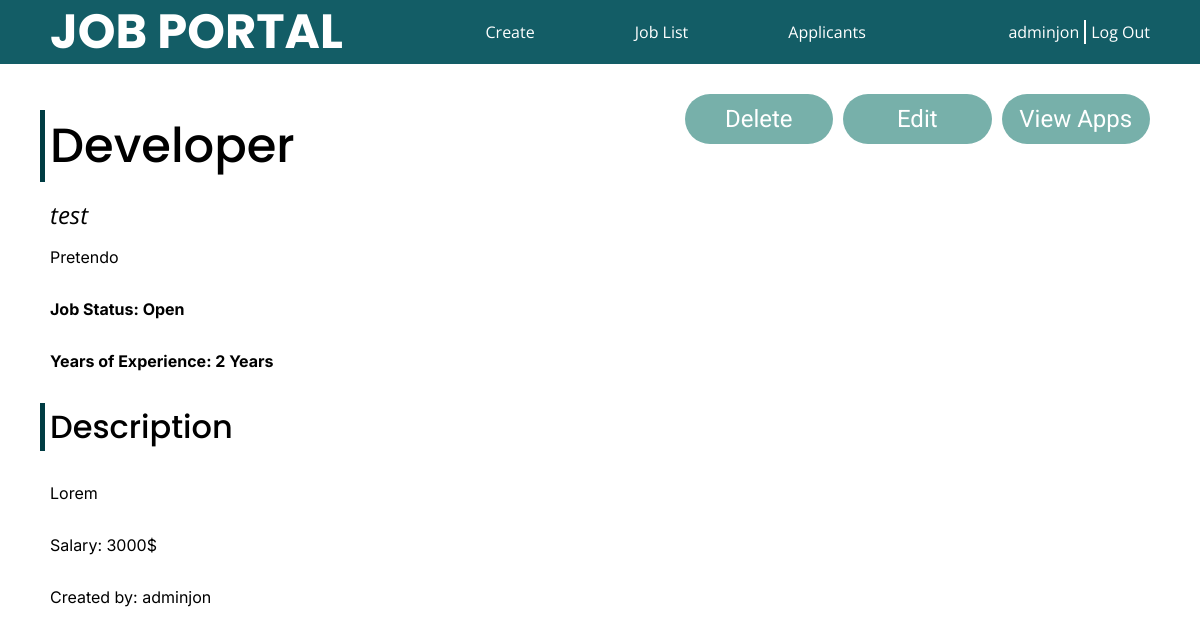
The page /jobs/details/test/ (signed in) on the database its author committed.
### accounts/models.py (models this page shows)
class Account(AbstractUser):
    ACCOUNT_TYPES = (
        (0, 'user'),
        (1, 'coadmin'),
    )
    username = models.CharField(max_length=255, primary_key=True, help_text='Username has to be at minimum 8 characters.')
    password = models.CharField(max_length=255)
    account_type = models.IntegerField(choices=ACCOUNT_TYPES, default=0)
    email = models.EmailField()
    company = models.CharField(max_length=255, null=True, default=None, blank=True)

### jobs/models.py (models this page shows)
class Job(models.Model):
    id = models.CharField(max_length=10, primary_key=True)
    name = models.CharField(max_length=255)
    status = models.BooleanField(default=False)
    xp = models.PositiveIntegerField(default=0)
    des = models.TextField()
    salary = models.PositiveIntegerField(default=0)
    admin = models.CharField(max_length=255)
    company = models.CharField(max_length=255)

### jobs/views.py (the view)
# urls.py: path('jobs/details/<str:id>/', views.details, name='details'),
@login_required(login_url='/login/')
def details(request, id):
    try:
        jobobject = Job.objects.get(id=id)
    except Job.DoesNotExist:
        raise Http404("Job does not exist")
    template = loader.get_template('details.html')
    user = request.user
    prameters = {
        'job': jobobject,
        'username': user.username,
        'type': user.account_type,
        'company': user.company
    }
    return HttpResponse(template.render(prameters, request))

### jobs/templates/details.html (shortened to what this page needs)
<!DOCTYPE html>
<html lang="en">
<head>
        {% load static %}
        <link rel="stylesheet" href="{% static 'css/root.css' %}" />
        <link rel="stylesheet" href="{% static 'css/details.css' %}">
</head>
<body>
    {% if type %}
    <nav>
        <h2>JOB PORTAL</h2>
        <ul class="quick-links">
            <li><a href="/jobs/add/">Create</a></li>
            <li><a href="/joblist/">Job List</a></li>
            <li><a href="/jobs/applicants">Applicants</a></li>
        </ul>
        <div class="user">
            <a href="/home/" id="username">{{username}}</a>
            <div class="split"></div>
            <a href="/logout/" id='logout'>Log Out</a>
        </div>
    </nav>
    {% endif %}
    <div class="container">
        <div class="inner-container">
            <div class="job">
                <h2 id="name">{{ job.name }}</h2>
                <span id="id">{{ job.id }}</span>
                <p id="company">{{ job.company }}</p>
                {% if job.status %}
                <p class="important" id="status">Job Status: Open </p>
                {% else %}
                <p class="important" id="status">Job Status: Closed </p>
                {% endif %}
                <p class="important" id="xp">Years of Experience: {{ job.xp }} Years</p>
                <h3>Description</h3>
                <p id="description">{{ job.des }}</p>
                <p id="salary">Salary: {{ job.salary }}$</p>
                {% if type and job.company == company %}
                <p id="admin">Created by: {{job.admin}}</p>
                {% endif %}
            </div>
            {% if type and job.company == company %}
            <div class="info">
                <div class="buttons">
                    <button id="delete">Delete</button>
                    <a href="/jobs/details/{{ job.id }}/edit">Edit</a>
                    <a href="/jobs/applicants/{{ job.id }}">View Apps</a>
                </div>
            </div>
            {% endif %}
        </div>
    </div>
</body>
</html>

### static/css/root.css (style rules this page uses)
:root { --main-color-dark: #003C43; --main-color-normal: #135d66; --main-color-light: #77b0aa; --main-color-vlight: #e3fef7; --main-color-alpha: #00000088; --border-radius-s: 8px; --border-radius-m: 12px; --border-radius-l: 16px; --border-radius-f: 2rem; --font-poppins: 'Poppins'; --font-inter: 'Inter'; --font-roboto: 'Roboto'; --font-open-sans: 'Open Sans'; --text-color-b: #000; --text-color-w: #fff; --text-color-g: #888; }
body { margin: 0; }
nav { position: fixed; display: flex; justify-content: space-between; top: 0; left: 0; right: 0; height: 64px; padding-inline: 50px; background-color: var(--main-color-normal); color: var(--text-color-w); z-index: 999; }
nav h2 { font-family: var(--font-poppins); font-weight: bold; margin: 0; padding: 0; height: 100%; font-size: 48px; display: flex; align-items: center; justify-content: center; }
nav .user { display: flex; gap: 5px; font-family: var(--font-open-sans); height: 100%; align-items: center; }
nav .user .split { background-color: var(--text-color-w); width: 2px; height: 24px; }
nav .quick-links { padding: 0; display: flex; gap: 100px; justify-content: center; align-items: center; }
nav .quick-links li { list-style: none; font-family: var(--font-open-sans); }
nav .quick-links li a { position: relative; }
nav .quick-links li a::after { content: ''; position: absolute; width: 0%; height: 1px; bottom: -5px; left: 0; background-color: var(--text-color-w); transition: all 250ms ease-in-out; }
a, button { color: inherit; font-family: inherit; text-decoration: none; }

### static/css/details.css (style rules this page uses)
.container { margin-top: calc(64px); padding-inline: 50px; }
.container h2 { font-size: 48px; font-family: var(--font-poppins); font-weight: 500; margin-block: 16px; position: relative; }
.container h3 { font-size: 32px; font-family: var(--font-poppins); font-weight: 500; margin-block: 16px; position: relative; }
.container h2::before, .container h3::before { content: ''; width: 5px; height: 100%; position: absolute; left: -10px; top: 0; background-color: var(--main-color-dark); }
.container .inner-container { display: flex; justify-content: space-between; padding-block: 30px; }
.container .inner-container .job { display: flex; width: 45%; flex-direction: column; justify-content: center; }
.container .inner-container .job p { font-family: var(--font-inter); }
.important { font-weight: 700; }
.container .inner-container .job span { display: block; font-family: var(--font-open-sans); font-style: italic; font-size: 24px; }
.container .inner-container .info { display: flex; flex-direction: column; justify-content: flex-start; width: 45%; gap: 10%; }
.container .inner-container .info .buttons { display: flex; justify-content: flex-end; width: 100%; gap: 10px; height: 40%; }
.container .inner-container .info .buttons a, .container .inner-container .info .buttons button { font-family: var(--font-roboto); font-size: 24px; height: 50px; width: 30%; color: var(--text-color-w); border-radius: var(--border-radius-f); background-color: var(--main-color-light); display: flex; justify-content: center; align-items: center; transition: all 250ms ease-in-out; border: 0; }

### rows shown on the page
Account: username "adminjon"
Job: name "Developer", id "test", company "Pretendo", xp "2", des "Lorem", salary "3000", admin "adminjon"
